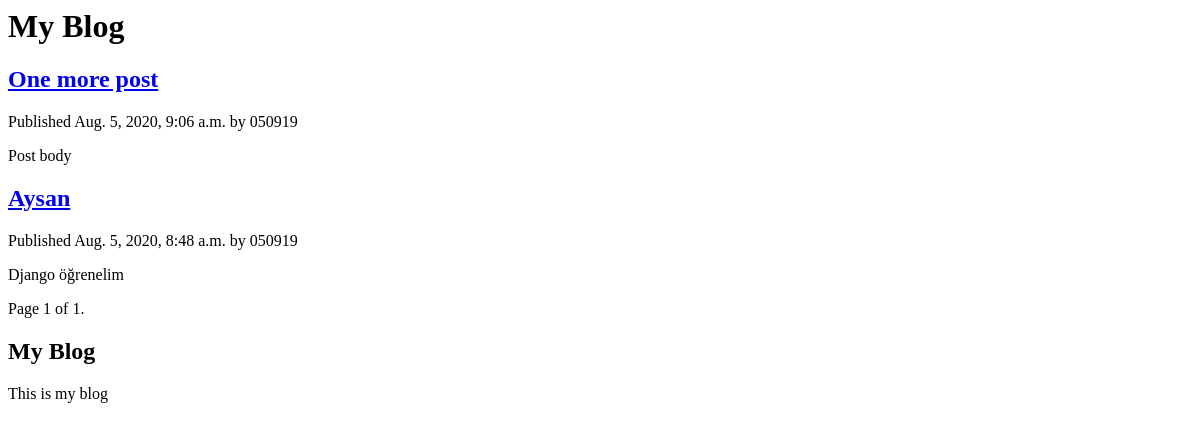
/blog/, run on an earlier commit of the app's database.
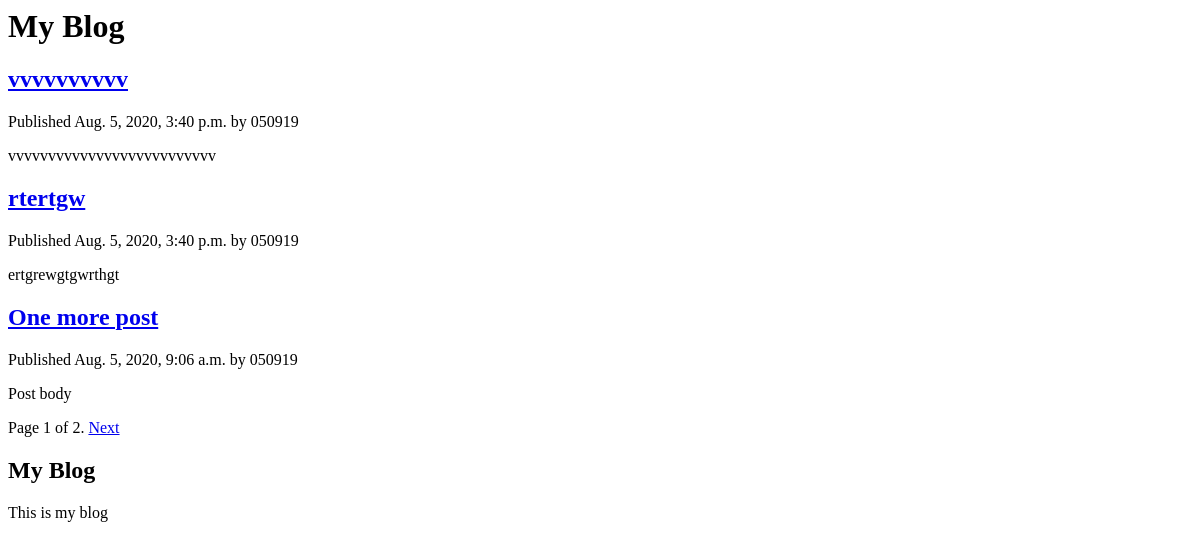
And on a later commit of the database.
### blog/models.py (models this page shows, shortened)
class Post(models.Model):
    STATUS_CHOICES = (
        ('draft','Draft'),
        ('published','Published')
    )
    title = models.CharField(max_length=250)
    slug = models.SlugField(max_length=250, unique_for_date='publish')
    body = models.TextField()
    author = models.ForeignKey(User, related_name ='blog_psts' ,on_delete=models.CASCADE,)
    publish = models.DateTimeField(default=timezone.now)
    created = models.DateTimeField(auto_now_add=True)
    updated = models.DateTimeField(auto_now=True)
    status = models.CharField(max_length=10, choices=STATUS_CHOICES, default='draft')
    class Meta:
        ordering = ('-publish',)
    def get_absolute_url(self):
        return reverse("blog:post_detail", args=[self.publish.year,
                                                 self.publish.strftime('%m'),
                                                 self.publish.strftime('%d'),
                                                 self.slug])

### blog/views.py (the view)
# urls.py: path('', views.PostListView.as_view(), name='postlist'),
class PostListView(ListView):
    queryset = Post.objects.all()
    context_object_name = 'posts'
    paginate_by = 3
    template_name = 'blog/post/list.html'

### blog/templates/blog/post/list.html (shortened to what this page needs)
{% extends "blog/base.html" %}
{% block content %}
    <h1>My Blog</h1>
    {% for post in posts %}
        <h2><a href="{{post.get_absolute_url}}">{{post.title}}</a></h2>
        <p class="date">Published {{post.publish}} by {{post.author}}</p>
        {{post.body|truncatewords:30|linebreaks}}
    {% endfor %}
    {% include "pagination.html" with page=page_obj %}
{% endblock %}

What changed in the data, as far as the page shows it:
no longer on this page (row unchanged): Post: title "Aysan", publish "Aug. 5, 2020, 8:48 a.m.", author "050919", body "Django öğrenelim"
added Post: title "vvvvvvvvvv", publish "Aug. 5, 2020, 3:40 p.m.", author "050919", body "vvvvvvvvvvvvvvvvvvvvvvvvvv"
added Post: title "rtertgw", publish "Aug. 5, 2020, 3:40 p.m.", author "050919", body "ertgrewgtgwrthgt"
Also different on the page:
{{ page.paginator.num_pages }}: "1" → "2"
text now shown: "Next"
